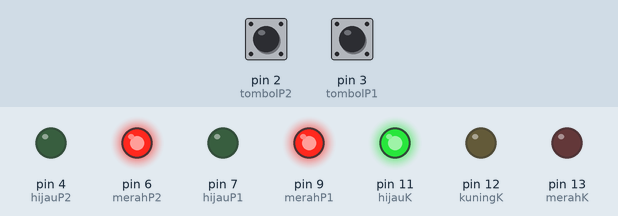
A sketch run on a simulated Arduino Uno, built with avr-gcc and run on an emulated ATmega328P. Shown: output pins drawn as LEDs (lit = HIGH). Dashed ring = blinking. Inputs (shaded band) come from the test bench; at power-on: pin 2 (tombolP2) HIGH, pin 3 (tombolP1) HIGH.

Above: at 1.2 s.
1.3 s: pin 2 (tombolP2) pulled LOW for 0.15 s
At 2.3 s:
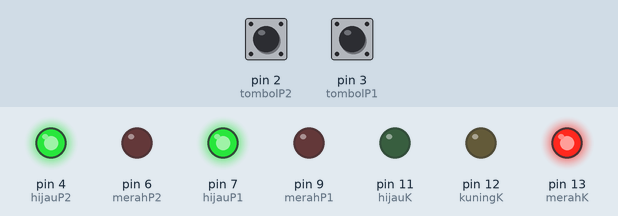
At 6.7 s:
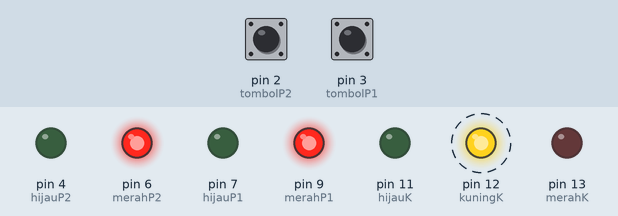
Timing chart, 0 to 10.8 s (numbered marks = the images above; inputs shaded):
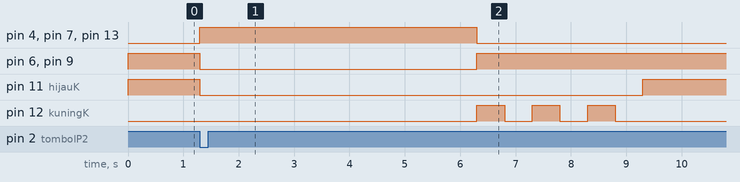

The sketch:

pedestrian_trafficlight.ino
```cpp
int merahK = 13;
int kuningK = 12;
int hijauK = 11;

int merahP1 = 9;
int hijauP1 = 7;
int tombolP1 = 3;
int merahP2 = 6;
int hijauP2 = 4;
int tombolP2 = 2;

volatile bool tombolDitekan = false;

void setup() {
  pinMode(merahK, OUTPUT);
  pinMode(kuningK, OUTPUT);
  pinMode(hijauK, OUTPUT);

  pinMode(merahP1, OUTPUT);
  pinMode(hijauP1, OUTPUT);
  pinMode(tombolP1, INPUT_PULLUP);

  pinMode(merahP2, OUTPUT);
  pinMode(hijauP2, OUTPUT);
  pinMode(tombolP2, INPUT_PULLUP);

  attachInterrupt(digitalPinToInterrupt(tombolP1), ISR_tombol, FALLING);
  attachInterrupt(digitalPinToInterrupt(tombolP2), ISR_tombol, FALLING);

  kondisiAwal();
}

void loop() {

  if (!tombolDitekan) {
    kondisiAwal();
  }
  else {
    prosesPenyeberangan();
    tombolDitekan = false;
  }
}

void ISR_tombol() {
  tombolDitekan = true;
}

void kondisiAwal() {
  digitalWrite(hijauK, HIGH);
  digitalWrite(kuningK, LOW);
  digitalWrite(merahK, LOW);

  digitalWrite(merahP1, HIGH);
  digitalWrite(hijauP1, LOW);

  digitalWrite(merahP2, HIGH);
  digitalWrite(hijauP2, LOW);
}

void prosesPenyeberangan() {

  // kendaraan merah
  digitalWrite(hijauK, LOW);
  digitalWrite(kuningK, LOW);
  digitalWrite(merahK, HIGH);

  // pedestrian hijau
  digitalWrite(merahP1, LOW);
  digitalWrite(hijauP1, HIGH);

  digitalWrite(merahP2, LOW);
  digitalWrite(hijauP2, HIGH);

  delay(5000);

  // pedestrian lgsg merah lagi
  digitalWrite(hijauP1, LOW);
  digitalWrite(merahP1, HIGH);

  digitalWrite(hijauP2, LOW);
  digitalWrite(merahP2, HIGH);

  // kuning nyala (berkedip 3x)
  digitalWrite(merahK, LOW);

  for (int i = 0; i < 3; i++) {
    digitalWrite(kuningK, HIGH);
    delay(500);
    digitalWrite(kuningK, LOW);
    delay(500);
  }

  kondisiAwal();
}
```

Measured:
- after the input at 1.3 s, pin 4 (hijauP2): LOW → HIGH at once, → LOW 5.0 s later; pin 6 (merahP2): HIGH → LOW at once, → HIGH 5.0 s later
